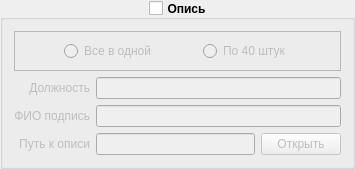
         <widget class="QGroupBox" name="groupBox_41101_inventory_insert">
          <property name="font">
           <font>
            <pointsize>9</pointsize>
            <weight>75</weight>
            <bold>true</bold>
           </font>
          </property>
          <property name="title">
           <string>Опись</string>
          </property>
          <property name="alignment">
           <set>Qt::AlignCenter</set>
          </property>
          <property name="checkable">
           <bool>true</bool>
          </property>
          <property name="checked">
           <bool>false</bool>
          </property>
          <layout class="QGridLayout" name="gridLayout_23">
           <item row="1" column="0">
            <widget class="QLabel" name="label_41101_account_position">
             <property name="sizePolicy">
              <sizepolicy hsizetype="Preferred" vsizetype="Minimum">
               <horstretch>0</horstretch>
               <verstretch>0</verstretch>
              </sizepolicy>
             </property>
             <property name="font">
              <font>
               <pointsize>9</pointsize>
               <weight>50</weight>
               <bold>false</bold>
              </font>
             </property>
             <property name="text">
              <string>Должность</string>
             </property>
             <property name="alignment">
              <set>Qt::AlignRight|Qt::AlignTrailing|Qt::AlignVCenter</set>
             </property>
            </widget>
           </item>
           <item row="2" column="0">
            <widget class="QLabel" name="label_41101_account_executor">
             <property name="sizePolicy">
              <sizepolicy hsizetype="Preferred" vsizetype="Minimum">
               <horstretch>0</horstretch>
               <verstretch>0</verstretch>
              </sizepolicy>
             </property>
             <property name="font">
              <font>
               <pointsize>9</pointsize>
               <weight>50</weight>
               <bold>false</bold>
              </font>
             </property>
             <property name="text">
              <string>ФИО подпись</string>
             </property>
             <property name="alignment">
              <set>Qt::AlignRight|Qt::AlignTrailing|Qt::AlignVCenter</set>
             </property>
            </widget>
           </item>
           <item row="3" column="0">
            <widget class="QLabel" name="label_41101_account_path_folder">
             <property name="sizePolicy">
              <sizepolicy hsizetype="Preferred" vsizetype="Minimum">
               <horstretch>0</horstretch>
               <verstretch>0</verstretch>
              </sizepolicy>
             </property>
             <property name="font">
              <font>
               <pointsize>9</pointsize>
               <weight>50</weight>
               <bold>false</bold>
              </font>
             </property>
             <property name="text">
              <string>Путь к описи</string>
             </property>
             <property name="alignment">
              <set>Qt::AlignRight|Qt::AlignTrailing|Qt::AlignVCenter</set>
             </property>
            </widget>
           </item>
           <item row="3" column="1">
            <widget class="QLineEdit" name="lineEdit_41101_account_path_dir">
             <property name="sizePolicy">
              <sizepolicy hsizetype="Expanding" vsizetype="Fixed">
               <horstretch>0</horstretch>
               <verstretch>0</verstretch>
              </sizepolicy>
             </property>
             <property name="font">
              <font>
               <pointsize>9</pointsize>
               <weight>50</weight>
               <bold>false</bold>
              </font>
             </property>
            </widget>
           </item>
           <item row="3" column="2">
            <widget class="QPushButton" name="pushButton_41101_account_path_dir">
             <property name="sizePolicy">
              <sizepolicy hsizetype="Fixed" vsizetype="Fixed">
               <horstretch>0</horstretch>
               <verstretch>0</verstretch>
              </sizepolicy>
             </property>
             <property name="font">
              <font>
               <pointsize>9</pointsize>
               <weight>50</weight>
               <bold>false</bold>
              </font>
             </property>
             <property name="text">
              <string>Открыть</string>
             </property>
            </widget>
           </item>
           <item row="0" column="0" colspan="3">
            <widget class="QFrame" name="frame_2">
             <property name="sizePolicy">
              <sizepolicy hsizetype="Preferred" vsizetype="Fixed">
               <horstretch>0</horstretch>
               <verstretch>0</verstretch>
              </sizepolicy>
             </property>
             <property name="font">
              <font>
               <pointsize>9</pointsize>
               <weight>75</weight>
               <bold>true</bold>
              </font>
             </property>
             <property name="frameShape">
              <enum>QFrame::StyledPanel</enum>
             </property>
             <property name="frameShadow">
              <enum>QFrame::Raised</enum>
             </property>
             <layout class="QGridLayout" name="gridLayout_24">
              <item row="0" column="4">
               <spacer name="horizontalSpacer_11">
                <property name="font">
                 <font>
                  <pointsize>9</pointsize>
                  <weight>75</weight>
                  <bold>true</bold>
                 </font>
                </property>
                <property name="orientation">
                 <enum>Qt::Horizontal</enum>
                </property>
                <property name="sizeHint" stdset="0">
                 <size>
                  <width>40</width>
                  <height>20</height>
                 </size>
                </property>
               </spacer>
              </item>
              <item row="0" column="0">
               <spacer name="horizontalSpacer_12">
                <property name="font">
                 <font>
                  <pointsize>9</pointsize>
                  <weight>75</weight>
                  <bold>true</bold>
                 </font>
                </property>
                <property name="orientation">
                 <enum>Qt::Horizontal</enum>
                </property>
                <property name="sizeHint" stdset="0">
                 <size>
                  <width>40</width>
                  <height>20</height>
                 </size>
                </property>
               </spacer>
              </item>
              <item row="0" column="1">
               <widget class="QRadioButton" name="radioButton_41101_group6_all_doc">
                <property name="sizePolicy">
                 <sizepolicy hsizetype="Expanding" vsizetype="Fixed">
                  <horstretch>0</horstretch>
                  <verstretch>0</verstretch>
                 </sizepolicy>
                </property>
                <property name="font">
                 <font>
                  <pointsize>9</pointsize>
                  <weight>50</weight>
                  <bold>false</bold>
                 </font>
                </property>
                <property name="text">
                 <string>Все в одной</string>
                </property>
               </widget>
              </item>
              <item row="0" column="3">
               <widget class="QRadioButton" name="radioButton_41101_group6_40_num">
                <property name="sizePolicy">
                 <sizepolicy hsizetype="Expanding" vsizetype="Fixed">
                  <horstretch>0</horstretch>
                  <verstretch>0</verstretch>
                 </sizepolicy>
                </property>
                <property name="font">
                 <font>
                  <pointsize>9</pointsize>
                  <weight>50</weight>
                  <bold>false</bold>
                 </font>
                </property>
                <property name="text">
                 <string>По 40 штук</string>
                </property>
               </widget>
              </item>
              <item row="0" column="2">
               <spacer name="horizontalSpacer_19">
                <property name="font">
                 <font>
                  <pointsize>9</pointsize>
                  <weight>75</weight>
                  <bold>true</bold>
                 </font>
                </property>
                <property name="orientation">
                 <enum>Qt::Horizontal</enum>
                </property>
                <property name="sizeHint" stdset="0">
                 <size>
                  <width>40</width>
                  <height>20</height>
                 </size>
                </property>
               </spacer>
              </item>
             </layout>
            </widget>
           </item>
           <item row="1" column="1" colspan="2">
            <widget class="QLineEdit" name="lineEdit_41101_account_position">
             <property name="sizePolicy">
              <sizepolicy hsizetype="Expanding" vsizetype="Fixed">
               <horstretch>0</horstretch>
               <verstretch>0</verstretch>
              </sizepolicy>
             </property>
             <property name="font">
              <font>
               <pointsize>9</pointsize>
               <weight>50</weight>
               <bold>false</bold>
              </font>
             </property>
            </widget>
           </item>
           <item row="2" column="1" colspan="2">
            <widget class="QLineEdit" name="lineEdit_41101_account_executor">
             <property name="sizePolicy">
              <sizepolicy hsizetype="Expanding" vsizetype="Fixed">
               <horstretch>0</horstretch>
               <verstretch>0</verstretch>
              </sizepolicy>
             </property>
             <property name="font">
              <font>
               <pointsize>9</pointsize>
               <weight>50</weight>
               <bold>false</bold>
              </font>
             </property>
            </widget>
           </item>
          </layout>
         </widget>
